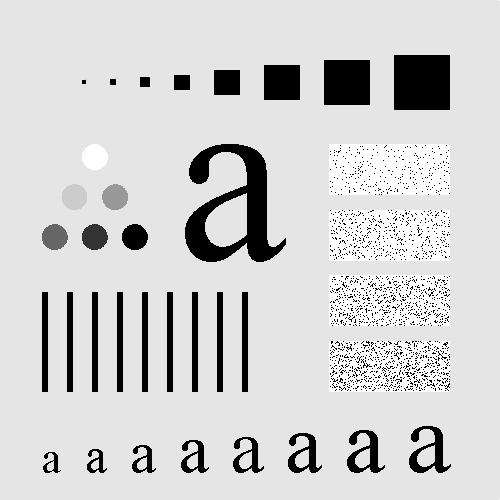
%> input picture 2017CSB1113-L3/standard.jpg, 500 x 500 px
$ octave myObjDetection.m   (GNU Octave 9; MATLAB toolbox functions it lacks are replaced by stand-ins)
%> lines starting %> are read from the running program, lines starting %| are printed output that depends on the picture; in (x1, y1, x2, y2) boxes, pixels count from 0 and x2, y2 are one past the last pixel; in counts of white or black regions, pixels touching at a corner belong together; the program's own positions count from 1
I = imread('./standard.jpg');
%> I is the input picture: size 500x500 uint8; min 0, max 255, mean 207.4
subplot(2, 3, 1)
imshow(I);
title 'Original';

dimensions = [4,4];
h = fspecial('average', dimensions);

J = imfilter(I, h);
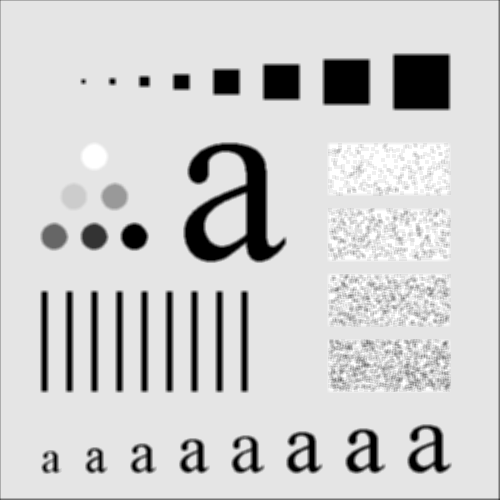
%> J: size 500x500 uint8; min 0, max 255, mean 206.5
subplot(2, 3, 2)
imshow(J);
title 'Smoothed Image';

K = im2bw(J);
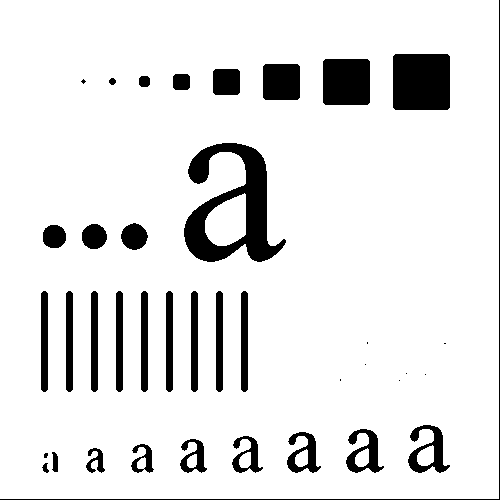
%> K: size 500x500 logical; 89.7% white; 39 black regions (9 under 20 px), largest, box (x1, y1, x2, y2) and area: (184, 143, 286, 262) 5253, (393, 54, 450, 110) 3180, (323, 59, 370, 105) 2150
subplot(2, 3, 3)
imshow(K);
title 'Thresholded Image'


subplot(2, 3, 4)
imshow(I);
title 'Original';

dimensions = [1,14];
h = fspecial('average', dimensions);

J = imfilter(I, h);
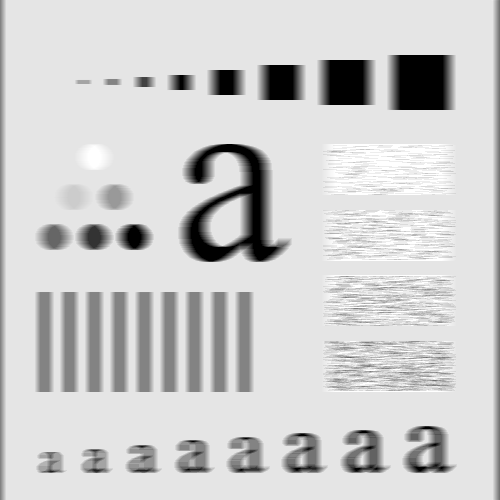
%> J: size 500x500 uint8; min 0, max 255, mean 205.8
subplot(2, 3, 5)
imshow(J);
title 'Smoothed Image';

K = im2bw(J, 0.5115);
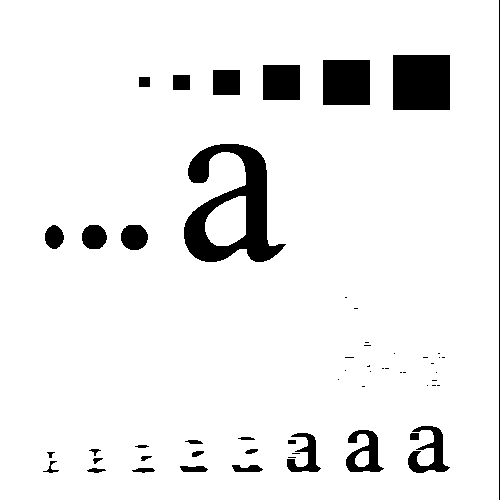
%> K: size 500x500 logical; 92.8% white; 57 black regions (27 under 20 px), largest, box (x1, y1, x2, y2) and area: (184, 144, 286, 262) 5333, (393, 55, 450, 110) 3135, (323, 60, 370, 105) 2115
subplot(2, 3, 6)
imshow(K);
title 'Thresholded Image'
